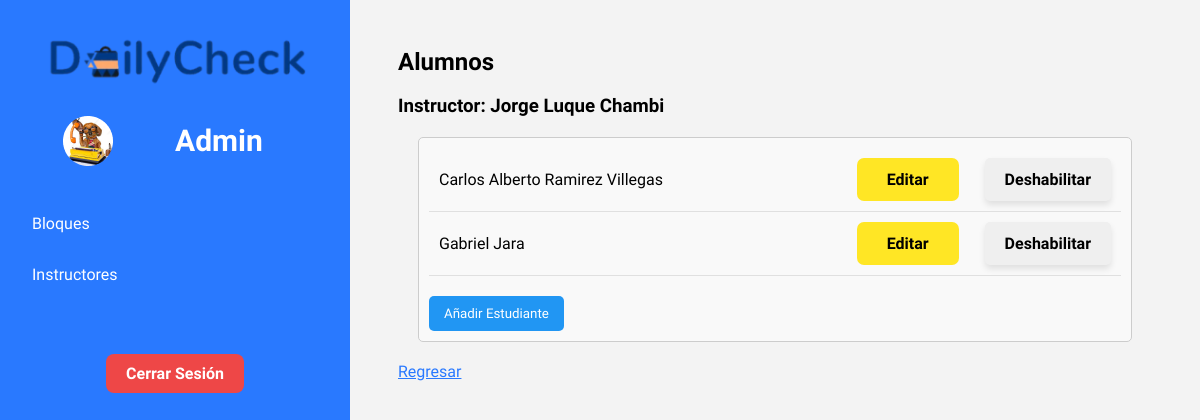
Screenshot of /views/admin/usuarios.php?id=32 (signed in) with the database file from the repository.
### tables this page shows
CREATE TABLE `usuarios` (
  `id` int(11) NOT NULL,
  `nombres` varchar(50) NOT NULL,
  `apellidos` varchar(50) NOT NULL,
  `correo` varchar(50) NOT NULL,
  `clave` varchar(50) NOT NULL,
  `rol_id` int(11) NOT NULL,
  `habilitado` tinyint(4) DEFAULT 1
);

### controller/controladorBloque.php (called while the page is built, shortened)
<?php
require_once $_SERVER['DOCUMENT_ROOT'] . '/SistemaControlAsistencia/model/modeloBloque.php';
class ControladorBloque
{
    private $modelo;
    public function __construct($modelo)
    {
        $this->modelo = $modelo;
    }
    public function obtenerAlumnosAsignados($bloque_id)
    {
        return $this->modelo->obtenerAlumnosPorBloque($bloque_id);
    }
    public function obtenerInstructorPorBloque($bloque_id)
    {
        return $this->modelo->obtenerInstructorPorBloque($bloque_id);
    }
}

### model/modeloBloque.php (called while the page is built, shortened)
<?php
class ModeloBloque
{
    private $conexion;
    public function __construct($conexion)
    {
        $this->conexion = $conexion;
    }
    public function obtenerAlumnosPorBloque($bloque_id)
    {
        $sql = "SELECT u.id, u.nombres, u.apellidos, u.habilitado FROM alumno_bloque ab
                JOIN usuarios u ON ab.alumno_id = u.id
                WHERE ab.bloque_id = :bloque_id";
        $stmt = $this->conexion->prepare($sql);
        $stmt->execute([':bloque_id' => $bloque_id]);
        return $stmt->fetchAll(PDO::FETCH_ASSOC);
    }
    public function obtenerInstructorPorBloque($bloque_id)
    {
        $sql =
            "SELECT p.nombres, p.apellidos
        FROM bloques AS b
        INNER JOIN usuarios AS p
        ON b.profesor_id = p.id
        WHERE b.id = :bloque_id";
        $stmt = $this->conexion->prepare($sql);
        $stmt->execute([':bloque_id' => $bloque_id]);
        return $stmt->fetch(PDO::FETCH_ASSOC);
    }
}

### views/admin/usuarios.php (the view, shortened to what this page needs)
<?php
require_once '../../controller/controladorBloque.php';
$modelo = new ModeloBloque($conexion);
$controladorBloque = new ControladorBloque($modelo);
$bloque_id = isset($_GET['id']) ? $_GET['id'] : null;
$alumnosAsignados = $controladorBloque->obtenerAlumnosAsignados($bloque_id);
$profesor = $controladorBloque->obtenerInstructorPorBloque($bloque_id);
$profesorName = $profesor['nombres'] . " " .  $profesor['apellidos'];
?>
<!DOCTYPE html>
<html lang="en">
<head>
    <link rel="stylesheet" href="../../public/css/admin.css">
    <link rel="stylesheet" href="../../public/css/usuarios_bloques.css">
</head>
<body>
    <div class="c-admin">
        <div class="admin-info">
            <div class="c-img-logo">
                <img src="../../public/img/logo.png" alt="">
            </div>
            <div class="informacion-admin">
                <img src="../../public/img/profile.png" alt="Foto de Perfil de admin">
                <p>Admin</p>
            </div>
            <nav class="admin-nav">
                    <ul>
                        <li>
                            <a href="index.php" class="nav-link">
                                Bloques
                            </a>
                        </li>
                        <li>
                            <a href="instructores.php" class="nav-link">
                                Instructores
                            </a>
                        </li>
                    </ul>
                </nav>
            <div class="c-cerrar-sesion">
                <a href="../logout.php" type="button" class="btn btn-danger">Cerrar Sesión</a>
            </div>
        </div>
        <div class="bloques">
            <h2>Alumnos</h2>
            <h3 style="margin-top: 1em;">Instructor: <?= $profesorName ?></h3>
            <div class="usuarios">
                <?php foreach ($alumnosAsignados as $alumno): ?>
                    <div class="alumno-item" id="alumno-<?php echo $alumno['id']; ?>">
                        <?php echo ($alumno['nombres'] . ' ' . $alumno['apellidos']); ?>
                        <div class="botones-acciones">
                            <button class="boton-editar" data-id="<?php echo $alumno['id']; ?>">Editar</button>
                            <div class="toggle-buttons">
                                <button class="toggle-button" id="button-disable-<?php echo $alumno['id']; ?>"
                                    onclick="toggleAlumno(<?php echo $alumno['id']; ?>)"
                                    style="<?php echo !$alumno['habilitado'] ? 'display: none;' : ''; ?>">
                                    Deshabilitar
                                </button>
                            </div>
                        </div>
                    </div>
                <?php endforeach; ?>
                <div class="c-boton-">
                    <button class="openModal" id="openModal">Añadir Estudiante</button>
                </div>
            </div>
            <a href="index.php" class="link">Regresar</a>
        </div>
    </div>
</body>
</html>

### public/css/admin.css (style rules this page uses)
.c-admin { display: grid; grid-template-columns: minmax(250px, 350px) 1fr; background: var(--neutral); min-height: 100vh; }
.admin-info { background-color: var(--blue); color: var(--light); }
.c-img-logo { padding: 1.5em; }
.informacion-admin { width: 100%; display: grid; grid-template-columns: repeat(2, 1fr); align-items: center; }
.informacion-admin img { margin: auto; }
.informacion-admin p { font-size: 30px; font-weight: bold; }
.admin-nav { padding: 2em 0; width: 100%; }
.admin-nav .nav-link { display: flex; align-items: center; gap: 1em; padding: 1em 2em; }
.c-cerrar-sesion { width: 100%; text-align: center; margin-block-start: 2rem; }
.boton-editar { background-color: var(--yellow); font-size: 1rem; padding: 10px 30px; border: none; font-weight: bold; margin-inline: 1rem; cursor: pointer; border-radius: 7px; }
.bloques { margin: 3rem; }

### public/css/usuarios_bloques.css (style rules this page uses)
.usuarios { margin: 20px; padding: 10px; border: 1px solid #ccc; border-radius: 5px; background-color: #f9f9f9; }
.alumno-item { display: flex; justify-content: space-between; align-items: center; padding: 10px; border-bottom: 1px solid #e0e0e0; }
.botones-acciones { display: flex; gap: 10px; }
.c-boton- { margin-top: 20px; }
.openModal { padding: 10px 15px; background-color: #2196F3; color: white; border: none; border-radius: 5px; cursor: pointer; transition: background-color 0.3s ease; }
.toggle-buttons { display: flex; gap: 15px; }
.toggle-button { padding: 12px 20px; border: none; border-radius: 5px; font-size: 16px; font-weight: bold; cursor: pointer; transition: all 0.3s ease; box-shadow: 0 4px 6px rgba(0, 0, 0, 0.1); }

### public/css/main.css (style rules this page uses)
:root { --dark: #333333; --light: #ffffff; --neutral: #f3f3f3; --dark-5: #afafaf; --blue: #2979ff; --red: #ee4747; --yellow: #ffe625; --orange: #ff9925; --green: #59a936; }
* { margin: 0; padding: 0; box-sizing: border-box; font-family: 'Onest', sans-serif; }
body { min-height: 100vh; background-color: var(--neutral); }
img { display: block; max-width: 100%; }
a { text-decoration: none; color: inherit; }
.link { text-decoration: underline; color: var(--blue); }
.btn { border: none; padding: 10px 20px; font-weight: 600; font-size: 1em; border-radius: 8px; cursor: pointer; transition: all ease 0.3s; }
.btn-danger { background: var(--red); color: var(--light); }

### rows the page displays
usuarios: profesorName "Jorge Luque Chambi"
usuarios: nombres "Carlos Alberto", apellidos "Ramirez Villegas"
usuarios: nombres "Gabriel", apellidos "Jara"
